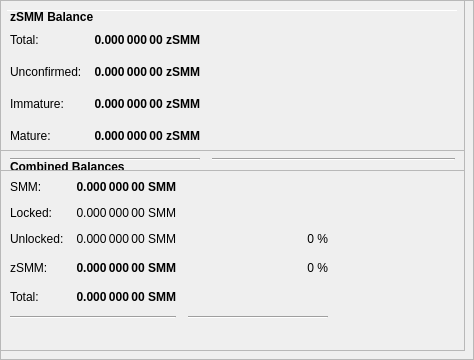
        <widget class="QFrame" name="frameObfuscation">
         <property name="minimumSize">
          <size>
           <width>0</width>
           <height>350</height>
          </size>
         </property>
         <property name="layoutDirection">
          <enum>Qt::LeftToRight</enum>
         </property>
         <property name="frameShape">
          <enum>QFrame::StyledPanel</enum>
         </property>
         <property name="frameShadow">
          <enum>QFrame::Raised</enum>
         </property>
         <widget class="QPushButton" name="runAutoDenom">
          <property name="geometry">
           <rect>
            <x>251</x>
            <y>17</y>
            <width>1</width>
            <height>1</height>
           </rect>
          </property>
          <property name="palette">
           <palette>
            <active>
             <colorrole role="WindowText">
              <brush brushstyle="SolidPattern">
               <color alpha="255">
                <red>0</red>
                <green>0</green>
                <blue>0</blue>
               </color>
              </brush>
             </colorrole>
             <colorrole role="Button">
              <brush brushstyle="SolidPattern">
               <color alpha="255">
                <red>239</red>
                <green>238</green>
                <blue>238</blue>
               </color>
              </brush>
             </colorrole>
             <colorrole role="Light">
              <brush brushstyle="SolidPattern">
               <color alpha="255">
                <red>255</red>
                <green>255</green>
                <blue>255</blue>
               </color>
              </brush>
             </colorrole>
             <colorrole role="Midlight">
              <brush brushstyle="SolidPattern">
               <color alpha="255">
                <red>247</red>
                <green>246</green>
                <blue>246</blue>
               </color>
              </brush>
             </colorrole>
             <colorrole role="Dark">
              <brush brushstyle="SolidPattern">
               <color alpha="255">
                <red>119</red>
                <green>119</green>
                <blue>119</blue>
               </color>
              </brush>
             </colorrole>
             <colorrole role="Mid">
              <brush brushstyle="SolidPattern">
               <color alpha="255">
                <red>159</red>
                <green>159</green>
                <blue>159</blue>
               </color>
              </brush>
             </colorrole>
             <colorrole role="Text">
              <brush brushstyle="SolidPattern">
               <color alpha="255">
                <red>0</red>
                <green>0</green>
                <blue>0</blue>
               </color>
              </brush>
             </colorrole>
             <colorrole role="BrightText">
              <brush brushstyle="SolidPattern">
               <color alpha="255">
                <red>255</red>
                <green>255</green>
                <blue>255</blue>
               </color>
              </brush>
             </colorrole>
             <colorrole role="ButtonText">
              <brush brushstyle="SolidPattern">
               <color alpha="255">
                <red>0</red>
                <green>0</green>
                <blue>0</blue>
               </color>
              </brush>
             </colorrole>
             <colorrole role="Base">
              <brush brushstyle="SolidPattern">
               <color alpha="255">
                <red>255</red>
                <green>255</green>
                <blue>255</blue>
               </color>
              </brush>
             </colorrole>
             <colorrole role="Window">
              <brush brushstyle="SolidPattern">
               <color alpha="255">
                <red>239</red>
                <green>238</green>
                <blue>238</blue>
               </color>
              </brush>
             </colorrole>
             <colorrole role="Shadow">
              <brush brushstyle="SolidPattern">
               <color alpha="255">
                <red>0</red>
                <green>0</green>
                <blue>0</blue>
               </color>
              </brush>
             </colorrole>
             <colorrole role="AlternateBase">
              <brush brushstyle="SolidPattern">
               <color alpha="255">
                <red>247</red>
                <green>246</green>
                <blue>246</blue>
               </color>
              </brush>
             </colorrole>
             <colorrole role="ToolTipBase">
              <brush brushstyle="SolidPattern">
               <color alpha="255">
                <red>255</red>
                <green>255</green>
                <blue>220</blue>
               </color>
              </brush>
             </colorrole>
             <colorrole role="ToolTipText">
              <brush brushstyle="SolidPattern">
               <color alpha="255">
                <red>0</red>
                <green>0</green>
                <blue>0</blue>
               </color>
              </brush>
             </colorrole>
            </active>
            <inactive>
             <colorrole role="WindowText">
              <brush brushstyle="SolidPattern">
               <color alpha="255">
                <red>0</red>
                <green>0</green>
                <blue>0</blue>
               </color>
              </brush>
             </colorrole>
             <colorrole role="Button">
              <brush brushstyle="SolidPattern">
               <color alpha="255">
                <red>239</red>
                <green>238</green>
                <blue>238</blue>
               </color>
              </brush>
             </colorrole>
             <colorrole role="Light">
              <brush brushstyle="SolidPattern">
               <color alpha="255">
                <red>255</red>
                <green>255</green>
                <blue>255</blue>
               </color>
              </brush>
             </colorrole>
             <colorrole role="Midlight">
              <brush brushstyle="SolidPattern">
               <color alpha="255">
                <red>247</red>
                <green>246</green>
                <blue>246</blue>
               </color>
              </brush>
             </colorrole>
             <colorrole role="Dark">
              <brush brushstyle="SolidPattern">
               <color alpha="255">
                <red>119</red>
                <green>119</green>
                <blue>119</blue>
               </color>
              </brush>
             </colorrole>
             <colorrole role="Mid">
              <brush brushstyle="SolidPattern">
               <color alpha="255">
                <red>159</red>
                <green>159</green>
                <blue>159</blue>
               </color>
              </brush>
             </colorrole>
             <colorrole role="Text">
              <brush brushstyle="SolidPattern">
               <color alpha="255">
                <red>0</red>
                <green>0</green>
                <blue>0</blue>
               </color>
              </brush>
             </colorrole>
             <colorrole role="BrightText">
              <brush brushstyle="SolidPattern">
               <color alpha="255">
                <red>255</red>
                <green>255</green>
                <blue>255</blue>
               </color>
              </brush>
             </colorrole>
             <colorrole role="ButtonText">
              <brush brushstyle="SolidPattern">
               <color alpha="255">
                <red>0</red>
                <green>0</green>
                <blue>0</blue>
               </color>
              </brush>
             </colorrole>
             <colorrole role="Base">
              <brush brushstyle="SolidPattern">
               <color alpha="255">
                <red>255</red>
                <green>255</green>
                <blue>255</blue>
               </color>
              </brush>
             </colorrole>
             <colorrole role="Window">
              <brush brushstyle="SolidPattern">
               <color alpha="255">
                <red>239</red>
                <green>238</green>
                <blue>238</blue>
               </color>
              </brush>
             </colorrole>
             <colorrole role="Shadow">
              <brush brushstyle="SolidPattern">
               <color alpha="255">
                <red>0</red>
                <green>0</green>
                <blue>0</blue>
               </color>
              </brush>
             </colorrole>
             <colorrole role="AlternateBase">
              <brush brushstyle="SolidPattern">
               <color alpha="255">
                <red>247</red>
                <green>246</green>
                <blue>246</blue>
               </color>
              </brush>
             </colorrole>
             <colorrole role="ToolTipBase">
              <brush brushstyle="SolidPattern">
               <color alpha="255">
                <red>255</red>
                <green>255</green>
                <blue>220</blue>
               </color>
              </brush>
             </colorrole>
             <colorrole role="ToolTipText">
              <brush brushstyle="SolidPattern">
               <color alpha="255">
                <red>0</red>
                <green>0</green>
                <blue>0</blue>
               </color>
              </brush>
             </colorrole>
            </inactive>
            <disabled>
             <colorrole role="WindowText">
              <brush brushstyle="SolidPattern">
               <color alpha="255">
                <red>119</red>
                <green>119</green>
                <blue>119</blue>
               </color>
              </brush>
             </colorrole>
             <colorrole role="Button">
              <brush brushstyle="SolidPattern">
               <color alpha="255">
                <red>239</red>
                <green>238</green>
                <blue>238</blue>
               </color>
              </brush>
             </colorrole>
             <colorrole role="Light">
              <brush brushstyle="SolidPattern">
               <color alpha="255">
                <red>255</red>
                <green>255</green>
                <blue>255</blue>
               </color>
              </brush>
             </colorrole>
             <colorrole role="Midlight">
              <brush brushstyle="SolidPattern">
               <color alpha="255">
                <red>247</red>
                <green>246</green>
                <blue>246</blue>
               </color>
              </brush>
             </colorrole>
             <colorrole role="Dark">
              <brush brushstyle="SolidPattern">
               <color alpha="255">
                <red>119</red>
                <green>119</green>
                <blue>119</blue>
               </color>
              </brush>
             </colorrole>
             <colorrole role="Mid">
              <brush brushstyle="SolidPattern">
               <color alpha="255">
                <red>159</red>
                <green>159</green>
                <blue>159</blue>
               </color>
              </brush>
             </colorrole>
             <colorrole role="Text">
              <brush brushstyle="SolidPattern">
               <color alpha="255">
                <red>119</red>
                <green>119</green>
                <blue>119</blue>
               </color>
              </brush>
             </colorrole>
             <colorrole role="BrightText">
              <brush brushstyle="SolidPattern">
               <color alpha="255">
                <red>255</red>
                <green>255</green>
                <blue>255</blue>
               </color>
              </brush>
             </colorrole>
             <colorrole role="ButtonText">
              <brush brushstyle="SolidPattern">
               <color alpha="255">
                <red>119</red>
                <green>119</green>
                <blue>119</blue>
               </color>
              </brush>
             </colorrole>
             <colorrole role="Base">
              <brush brushstyle="SolidPattern">
               <color alpha="255">
                <red>239</red>
                <green>238</green>
                <blue>238</blue>
               </color>
              </brush>
             </colorrole>
             <colorrole role="Window">
              <brush brushstyle="SolidPattern">
               <color alpha="255">
                <red>239</red>
                <green>238</green>
                <blue>238</blue>
               </color>
              </brush>
             </colorrole>
             <colorrole role="Shadow">
              <brush brushstyle="SolidPattern">
               <color alpha="255">
                <red>0</red>
                <green>0</green>
                <blue>0</blue>
               </color>
              </brush>
             </colorrole>
             <colorrole role="AlternateBase">
              <brush brushstyle="SolidPattern">
               <color alpha="255">
                <red>239</red>
                <green>238</green>
                <blue>238</blue>
               </color>
              </brush>
             </colorrole>
             <colorrole role="ToolTipBase">
              <brush brushstyle="SolidPattern">
               <color alpha="255">
                <red>255</red>
                <green>255</green>
                <blue>220</blue>
               </color>
              </brush>
             </colorrole>
             <colorrole role="ToolTipText">
              <brush brushstyle="SolidPattern">
               <color alpha="255">
                <red>0</red>
                <green>0</green>
                <blue>0</blue>
               </color>
              </brush>
             </colorrole>
            </disabled>
           </palette>
          </property>
          <property name="focusPolicy">
           <enum>Qt::NoFocus</enum>
          </property>
          <property name="autoFillBackground">
           <bool>true</bool>
          </property>
          <property name="text">
           <string/>
          </property>
          <property name="flat">
           <bool>true</bool>
          </property>
         </widget>
         <widget class="Line" name="line">
          <property name="geometry">
           <rect>
            <x>7</x>
            <y>10</y>
            <width>451</width>
            <height>1</height>
           </rect>
          </property>
          <property name="orientation">
           <enum>Qt::Horizontal</enum>
          </property>
         </widget>
         <widget class="QFrame" name="frame_3">
          <property name="geometry">
           <rect>
            <x>0</x>
            <y>150</y>
            <width>465</width>
            <height>201</height>
           </rect>
          </property>
          <property name="frameShape">
           <enum>QFrame::StyledPanel</enum>
          </property>
          <property name="frameShadow">
           <enum>QFrame::Raised</enum>
          </property>
          <layout class="QVBoxLayout" name="verticalLayout_5">
           <item>
            <layout class="QHBoxLayout" name="horizontalLayout_5" stretch="0">
             <item>
              <widget class="QLabel" name="label_5z">
               <property name="maximumSize">
                <size>
                 <width>16777215</width>
                 <height>20</height>
                </size>
               </property>
               <property name="font">
                <font>
                 <weight>75</weight>
                 <bold>true</bold>
                </font>
               </property>
               <property name="toolTip">
                <string>Combined Balances (including unconfirmed and immature coins)</string>
               </property>
               <property name="text">
                <string>&lt;html&gt;&lt;head/&gt;&lt;body&gt;&lt;p&gt;Combined Balances&lt;/p&gt;&lt;/body&gt;&lt;/html&gt;</string>
               </property>
              </widget>
             </item>
            </layout>
           </item>
           <item>
            <layout class="QGridLayout" name="gridLayout_3">
             <property name="spacing">
              <number>12</number>
             </property>
             <item row="7" column="0" colspan="2">
              <widget class="Line" name="lineSpendableBalance_3">
               <property name="orientation">
                <enum>Qt::Horizontal</enum>
               </property>
              </widget>
             </item>
             <item row="7" column="2">
              <widget class="Line" name="lineWatchBalance_3">
               <property name="sizePolicy">
                <sizepolicy hsizetype="Preferred" vsizetype="Fixed">
                 <horstretch>0</horstretch>
                 <verstretch>0</verstretch>
                </sizepolicy>
               </property>
               <property name="minimumSize">
                <size>
                 <width>140</width>
                 <height>0</height>
                </size>
               </property>
               <property name="orientation">
                <enum>Qt::Horizontal</enum>
               </property>
              </widget>
             </item>
             <item row="4" column="1">
              <widget class="QLabel" name="labelzBalancez">
               <property name="font">
                <font>
                 <weight>75</weight>
                 <bold>true</bold>
                </font>
               </property>
               <property name="cursor">
                <cursorShape>IBeamCursor</cursorShape>
               </property>
               <property name="toolTip">
                <string>Total of transactions that have yet to be confirmed, and do not yet count toward the spendable balance</string>
               </property>
               <property name="text">
                <string notr="true">0.000 000 00 SMM</string>
               </property>
               <property name="alignment">
                <set>Qt::AlignRight|Qt::AlignTrailing|Qt::AlignVCenter</set>
               </property>
               <property name="textInteractionFlags">
                <set>Qt::LinksAccessibleByMouse|Qt::TextSelectableByKeyboard|Qt::TextSelectableByMouse</set>
               </property>
              </widget>
             </item>
             <item row="6" column="1">
              <widget class="QLabel" name="labelTotalz">
               <property name="font">
                <font>
                 <weight>75</weight>
                 <bold>true</bold>
                </font>
               </property>
               <property name="cursor">
                <cursorShape>IBeamCursor</cursorShape>
               </property>
               <property name="toolTip">
                <string>Total Balance, including unconfirmed and immature coins.</string>
               </property>
               <property name="text">
                <string notr="true">0.000 000 00 SMM</string>
               </property>
               <property name="alignment">
                <set>Qt::AlignRight|Qt::AlignTrailing|Qt::AlignVCenter</set>
               </property>
               <property name="textInteractionFlags">
                <set>Qt::LinksAccessibleByMouse|Qt::TextSelectableByKeyboard|Qt::TextSelectableByMouse</set>
               </property>
              </widget>
             </item>
             <item row="4" column="3">
              <spacer name="horizontalSpacer_6">
               <property name="orientation">
                <enum>Qt::Horizontal</enum>
               </property>
               <property name="sizeHint" stdset="0">
                <size>
                 <width>40</width>
                 <height>20</height>
                </size>
               </property>
              </spacer>
             </item>
             <item row="6" column="0">
              <widget class="QLabel" name="labelTotalTextz">
               <property name="text">
                <string>Total:</string>
               </property>
              </widget>
             </item>
             <item row="1" column="0">
              <widget class="QLabel" name="labelBalanceTextz">
               <property name="text">
                <string>SMM:</string>
               </property>
              </widget>
             </item>
             <item row="1" column="1">
              <widget class="QLabel" name="labelBalancez">
               <property name="font">
                <font>
                 <weight>75</weight>
                 <bold>true</bold>
                </font>
               </property>
               <property name="cursor">
                <cursorShape>IBeamCursor</cursorShape>
               </property>
               <property name="toolTip">
                <string>Your current spendable balance</string>
               </property>
               <property name="text">
                <string notr="true">0.000 000 00 SMM</string>
               </property>
               <property name="alignment">
                <set>Qt::AlignRight|Qt::AlignTrailing|Qt::AlignVCenter</set>
               </property>
               <property name="textInteractionFlags">
                <set>Qt::LinksAccessibleByMouse|Qt::TextSelectableByKeyboard|Qt::TextSelectableByMouse</set>
               </property>
              </widget>
             </item>
             <item row="4" column="0">
              <widget class="QLabel" name="labelzBalanceTextz">
               <property name="toolTip">
                <string/>
               </property>
               <property name="text">
                <string>zSMM:</string>
               </property>
              </widget>
             </item>
             <item row="4" column="2">
              <widget class="QLabel" name="labelzSMMPercent">
               <property name="toolTip">
                <string>Current percentage of zSMM.
If AutoMint is enabled this percentage will settle around the configured AutoMint percentage (default = 10%)</string>
               </property>
               <property name="text">
                <string>0 %</string>
               </property>
               <property name="alignment">
                <set>Qt::AlignRight|Qt::AlignTrailing|Qt::AlignVCenter</set>
               </property>
              </widget>
             </item>
             <item row="6" column="2">
              <widget class="QLabel" name="label100Percent">
               <property name="text">
                <string/>
               </property>
               <property name="alignment">
                <set>Qt::AlignRight|Qt::AlignTrailing|Qt::AlignVCenter</set>
               </property>
              </widget>
             </item>
             <item row="2" column="1">
              <widget class="QLabel" name="labelLockedBalance">
               <property name="toolTip">
                <string>Locked SMM or Masternode collaterals. These are excluded from zSMM minting.</string>
               </property>
               <property name="text">
                <string>0.000 000 00 SMM</string>
               </property>
               <property name="alignment">
                <set>Qt::AlignRight|Qt::AlignTrailing|Qt::AlignVCenter</set>
               </property>
              </widget>
             </item>
             <item row="2" column="0">
              <widget class="QLabel" name="labelLockedBalanceText">
               <property name="toolTip">
                <string>Locked SMM or Masternode collaterals. These are excluded from zSMM minting.</string>
               </property>
               <property name="text">
                <string>Locked:</string>
               </property>
              </widget>
             </item>
             <item row="3" column="0">
              <widget class="QLabel" name="labelUnLockedBalanceText">
               <property name="toolTip">
                <string>Unlocked SMMs. These can be used for zSMM minting.</string>
               </property>
               <property name="text">
                <string>Unlocked:</string>
               </property>
              </widget>
             </item>
             <item row="3" column="1">
              <widget class="QLabel" name="labelUnLockedBalance">
               <property name="toolTip">
                <string>Unlocked SMMs. These can be used for zSMM minting.</string>
               </property>
               <property name="text">
                <string>0.000 000 00 SMM</string>
               </property>
               <property name="alignment">
                <set>Qt::AlignRight|Qt::AlignTrailing|Qt::AlignVCenter</set>
               </property>
              </widget>
             </item>
             <item row="3" column="2">
              <widget class="QLabel" name="labelSMMPercent">
               <property name="text">
                <string>0 %</string>
               </property>
               <property name="alignment">
                <set>Qt::AlignRight|Qt::AlignTrailing|Qt::AlignVCenter</set>
               </property>
              </widget>
             </item>
            </layout>
           </item>
           <item>
            <spacer name="verticalSpacer">
             <property name="orientation">
              <enum>Qt::Vertical</enum>
             </property>
             <property name="sizeHint" stdset="0">
              <size>
               <width>20</width>
               <height>40</height>
              </size>
             </property>
            </spacer>
           </item>
          </layout>
         </widget>
         <widget class="QFrame" name="frame_4">
          <property name="geometry">
           <rect>
            <x>0</x>
            <y>0</y>
            <width>465</width>
            <height>171</height>
           </rect>
          </property>
          <property name="frameShape">
           <enum>QFrame::StyledPanel</enum>
          </property>
          <property name="frameShadow">
           <enum>QFrame::Raised</enum>
          </property>
          <layout class="QVBoxLayout" name="verticalLayout_7">
           <item>
            <layout class="QHBoxLayout" name="horizontalLayout_8" stretch="0">
             <item>
              <widget class="QLabel" name="label_5z_3">
               <property name="maximumSize">
                <size>
                 <width>16777215</width>
                 <height>20</height>
                </size>
               </property>
               <property name="font">
                <font>
                 <weight>75</weight>
                 <bold>true</bold>
                </font>
               </property>
               <property name="text">
                <string>zSMM Balance</string>
               </property>
              </widget>
             </item>
            </layout>
           </item>
           <item>
            <layout class="QGridLayout" name="gridLayout_5">
             <property name="spacing">
              <number>12</number>
             </property>
             <item row="4" column="0">
              <widget class="QLabel" name="labelzBalanceMatureText">
               <property name="toolTip">
                <string>Mature: more than 20 confirmation and more than 1 mints of the same denomination after it was minted.
These zSMM are spendable.</string>
               </property>
               <property name="text">
                <string>Mature:</string>
               </property>
              </widget>
             </item>
             <item row="5" column="0" colspan="2">
              <widget class="Line" name="lineSpendableBalance_5">
               <property name="orientation">
                <enum>Qt::Horizontal</enum>
               </property>
              </widget>
             </item>
             <item row="1" column="1">
              <widget class="QLabel" name="labelzBalance">
               <property name="font">
                <font>
                 <weight>75</weight>
                 <bold>true</bold>
                </font>
               </property>
               <property name="cursor">
                <cursorShape>IBeamCursor</cursorShape>
               </property>
               <property name="toolTip">
                <string>All available zSMM, unconfirmed and immature zSMM included.</string>
               </property>
               <property name="text">
                <string notr="true">0.000 000 00 zSMM</string>
               </property>
               <property name="alignment">
                <set>Qt::AlignRight|Qt::AlignTrailing|Qt::AlignVCenter</set>
               </property>
               <property name="textInteractionFlags">
                <set>Qt::LinksAccessibleByMouse|Qt::TextSelectableByKeyboard|Qt::TextSelectableByMouse</set>
               </property>
              </widget>
             </item>
             <item row="5" column="2">
              <widget class="Line" name="lineWatchBalance_5">
               <property name="sizePolicy">
                <sizepolicy hsizetype="Preferred" vsizetype="Fixed">
                 <horstretch>0</horstretch>
                 <verstretch>0</verstretch>
                </sizepolicy>
               </property>
               <property name="minimumSize">
                <size>
                 <width>140</width>
                 <height>0</height>
                </size>
               </property>
               <property name="orientation">
                <enum>Qt::Horizontal</enum>
               </property>
              </widget>
             </item>
             <item row="1" column="0">
              <widget class="QLabel" name="labelzBalanceText">
               <property name="toolTip">
                <string>All available zSMM, unconfirmed and immature zSMM included.</string>
               </property>
               <property name="text">
                <string>Total:</string>
               </property>
              </widget>
             </item>
             <item row="1" column="2">
              <spacer name="horizontalSpacer_8">
               <property name="orientation">
                <enum>Qt::Horizontal</enum>
               </property>
               <property name="sizeHint" stdset="0">
                <size>
                 <width>40</width>
                 <height>20</height>
                </size>
               </property>
              </spacer>
             </item>
             <item row="4" column="2">
              <spacer name="horizontalSpacer_4">
               <property name="orientation">
                <enum>Qt::Horizontal</enum>
               </property>
               <property name="sizeHint" stdset="0">
                <size>
                 <width>40</width>
                 <height>20</height>
                </size>
               </property>
              </spacer>
             </item>
             <item row="4" column="1">
              <widget class="QLabel" name="labelzBalanceMature">
               <property name="font">
                <font>
                 <weight>75</weight>
                 <bold>true</bold>
                </font>
               </property>
               <property name="toolTip">
                <string>Mature: more than 20 confirmation and more than 1 mints of the same denomination after it was minted.
These zSMM are spendable.</string>
               </property>
               <property name="text">
                <string>0.000 000 00 zSMM</string>
               </property>
               <property name="alignment">
                <set>Qt::AlignRight|Qt::AlignTrailing|Qt::AlignVCenter</set>
               </property>
              </widget>
             </item>
             <item row="2" column="0">
              <widget class="QLabel" name="labelzBalanceUnconfirmedText">
               <property name="toolTip">
                <string>Unconfirmed: less than 20 confirmations
Immature: confirmed, but less than 1 mints of the same denomination after it was minted</string>
               </property>
               <property name="text">
                <string>Unconfirmed:</string>
               </property>
              </widget>
             </item>
             <item row="2" column="1">
              <widget class="QLabel" name="labelzBalanceUnconfirmed">
               <property name="font">
                <font>
                 <weight>75</weight>
                 <bold>true</bold>
                </font>
               </property>
               <property name="toolTip">
                <string>Unconfirmed: less than 20 confirmations
Immature: confirmed, but less than 1 mints of the same denomination after it was minted</string>
               </property>
               <property name="text">
                <string>0.000 000 00 zSMM</string>
               </property>
               <property name="alignment">
                <set>Qt::AlignRight|Qt::AlignTrailing|Qt::AlignVCenter</set>
               </property>
              </widget>
             </item>
             <item row="2" column="2">
              <spacer name="horizontalSpacer_5">
               <property name="orientation">
                <enum>Qt::Horizontal</enum>
               </property>
               <property name="sizeHint" stdset="0">
                <size>
                 <width>40</width>
                 <height>20</height>
                </size>
               </property>
              </spacer>
             </item>
             <item row="3" column="0">
              <widget class="QLabel" name="labelzBalanceImmatureText">
               <property name="toolTip">
                <string>Unconfirmed: less than 20 confirmations
Immature: confirmed, but less than 1 mints of the same denomination after it was minted</string>
               </property>
               <property name="text">
                <string>Immature:</string>
               </property>
              </widget>
             </item>
             <item row="3" column="1">
              <widget class="QLabel" name="labelzBalanceImmature">
               <property name="font">
                <font>
                 <weight>75</weight>
                 <bold>true</bold>
                </font>
               </property>
               <property name="toolTip">
                <string>Unconfirmed: less than 20 confirmations
Immature: confirmed, but less than 1 mints of the same denomination after it was minted</string>
               </property>
               <property name="text">
                <string>0.000 000 00 zSMM</string>
               </property>
               <property name="alignment">
                <set>Qt::AlignRight|Qt::AlignTrailing|Qt::AlignVCenter</set>
               </property>
              </widget>
             </item>
             <item row="3" column="2">
              <spacer name="horizontalSpacer_7">
               <property name="orientation">
                <enum>Qt::Horizontal</enum>
               </property>
               <property name="sizeHint" stdset="0">
                <size>
                 <width>40</width>
                 <height>20</height>
                </size>
               </property>
              </spacer>
             </item>
            </layout>
           </item>
          </layout>
         </widget>
        </widget>
